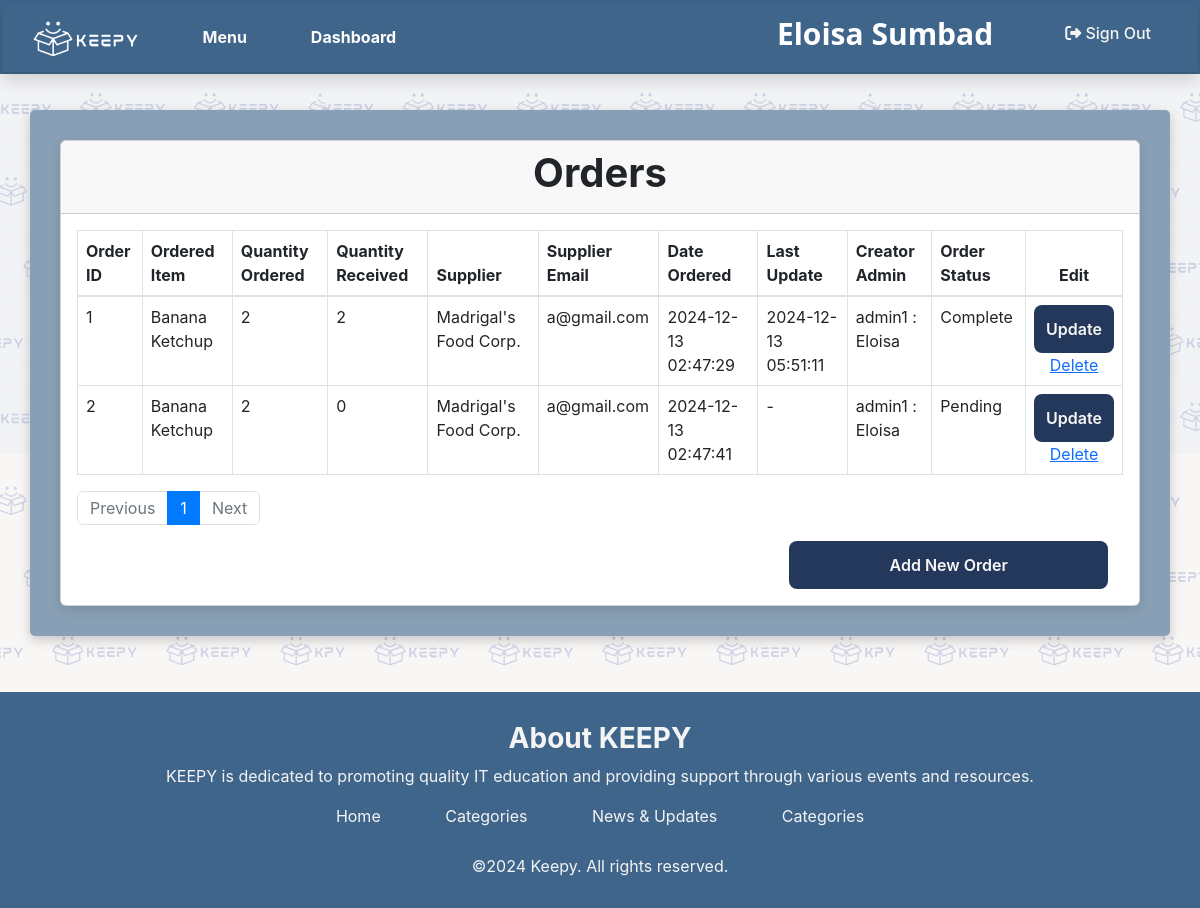
/view_order.php (signed in), run on an earlier commit of the app's database.
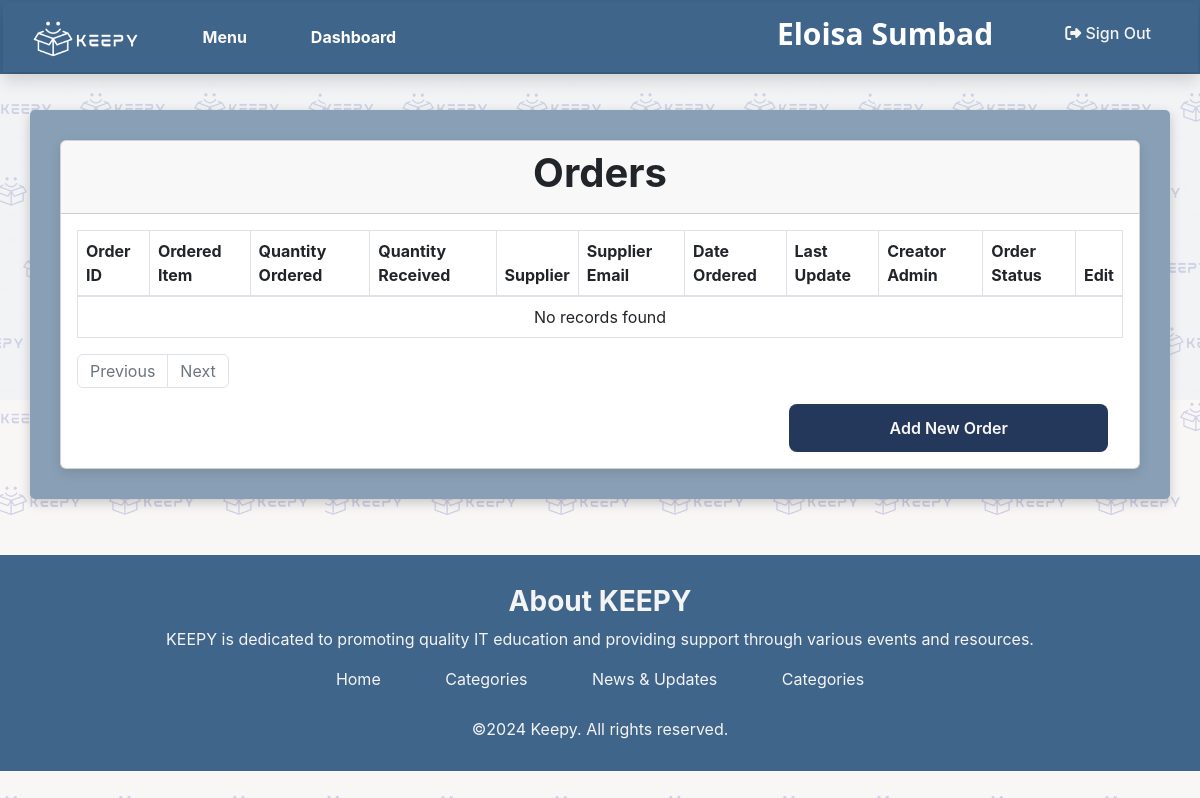
And on a later commit of the database.
### tables this page shows
CREATE TABLE `orders` (
  `order_id` int(11) NOT NULL,
  `item_id` bigint(20) UNSIGNED NOT NULL,
  `quantity_ordered` int(11) NOT NULL,
  `quantity_received` int(11) NOT NULL,
  `supplier_id` int(11) NOT NULL,
  `order_status` varchar(50) NOT NULL,
  `admin_order` bigint(20) UNSIGNED NOT NULL,
  `order_date` datetime NOT NULL,
  `last_update_date` datetime NOT NULL,
  `record_status` varchar(50) NOT NULL
);

CREATE TABLE `items` (
  `item_id` bigint(20) UNSIGNED NOT NULL,
  `item_name` varchar(255) NOT NULL,
  `item_desc` varchar(255) NOT NULL,
  `item_img` longblob NOT NULL,
  `cat_id` bigint(11) UNSIGNED NOT NULL,
  `supplier_id` int(11) NOT NULL,
  `stock` int(11) NOT NULL,
  `admin_creator` bigint(20) UNSIGNED NOT NULL,
  `date_created` date NOT NULL,
  `record_status` varchar(25) NOT NULL
);

CREATE TABLE `supplier` (
  `supplier_id` int(11) NOT NULL,
  `supplier_name` varchar(100) NOT NULL,
  `supplier_location` varchar(100) NOT NULL,
  `supplier_contact` varchar(20) NOT NULL,
  `supplier_email` varchar(100) NOT NULL,
  `admin_creator` bigint(20) UNSIGNED NOT NULL,
  `date_created` datetime NOT NULL,
  `record_status` varchar(50) NOT NULL
);

### view_order.php (the view, shortened to what the changed rows need)
<?php
include 'includes/header.php';
require "dbcon.php";
?>
<div class="admin-container">
<div class="row">
    <div class="col-md-12">
        <div class="card">
            <div class="card-header">
            <h2 style="font-family: 'Inter', sans-serif; font-size: 40px; font-weight: bold;">
                Orders
            </h2>
            </div>
            <div class="card-body">
                <table class="table table-bordered">
                    <thead>
                        <tr>
                            <th>Order ID</th>
                            <th>Ordered Item</th>
                            <th>Quantity Ordered</th>
                            <th>Quantity Received</th>
                            <th>Supplier</th>
                            <th>Supplier Email</th>
                            <th>Date Ordered</th>
                            <th>Last Update</th>
                            <th>Creator Admin</th>
                            <th>Order Status</th>
                            <th style="text-align : center">Edit</th>
                        </tr>
                    </thead>
                    <tbody>
                        <?php
                            $page = isset($_GET['page']) ? (int)$_GET['page'] : 1;
                            $page = max($page, 1);
                            [$limit, $totalPages] = pagination($con);
                            $start = ($page - 1) * $limit;
                            $categoryrecords = RetrieveAll("orders", $con, $start, $limit);
                            if (mysqli_num_rows($categoryrecords) > 0) {
                                foreach ($categoryrecords as $item) :
                        ?>
                                    <tr>
                                        <td><?=$item['order_id']?> </td>
                                        <td><?=$item['item_name']?> </td>
                                        <td><?=$item['quantity_ordered']?> </td>
                                        <td><?=$item['quantity_received']?> </td>
                                        <td><?=$item['supplier_name']?> </td>
                                        <td><?=$item['supplier_email']?> </td>
                                        <td><?=$item['order_date']?> </td>
<?php
                                        if($item['last_update_date']== "0000-00-00 00:00:00"){
                                            echo '<td> - </td>';
                                        } else {
?>
                                        <td><?=$item['last_update_date']?> </td>
<?php                                   }
                                        ?>
                                        <td><?=$item['admin_creator']?> </td>
                                        <td><?=$item['order_status']?> </td>
                                        <td>
                                             <div class="col-md-15 ms-auto me-auto" style="text-align:center">
                                                <form action="mod_order.php?ordidlabel=<?=$item['order_id']?>" method="post">
                                                    <button type="submit" name="ord-edit-btn">Update</button>
                                                    <a href="back_proc.php?delete-order=<?=$item['order_id']?>">Delete</a>
                                                </form>
                                             </div>
                                        </td>
                                    </tr>
                                <?php
                                endforeach;
                            } else {
                                ?>
                                <tr>
                                    <td colspan="15" class="text-center">No records found</td>
                                </tr>
                        <?php
                            }
                            ?>
                        </tbody>
                    </table>
                    <div>
                        <nav>
                            <ul class="pagination">
                                <?php for ($i = 1; $i <= $totalPages; $i++) : ?>
                                    <li class="page-item <?= ($page === $i) ? 'active' : ''; ?>">
                                        <a class="page-link" href="?page=<?= $i; ?>"><?= $i; ?></a>
                                    </li>
                                <?php endfor; ?>
                            </ul>
                        </nav>
                    </div>
                </div>
            </div>
</div>
<link href="https://cdn.jsdelivr.net/npm/bootstrap@5.3.0/dist/css/bootstrap.min.css" rel="stylesheet">
    </div>
<?php
function RetrieveAll($table, $con, $start, $limit)
{
    $query = "SELECT
                o.order_id,
                i.item_name,
                o.quantity_ordered,
                o.quantity_received,
                s.supplier_name,
                s.supplier_email,
                o.order_date,
                o.last_update_date,
                CONCAT('admin', o.admin_order, ' : ', a.admin_firstname) AS admin_creator,
                o.order_status ,
                o.record_status
              FROM orders o
              LEFT JOIN items i ON o.item_id=i.item_id
              LEFT JOIN supplier s ON o.supplier_id=s.supplier_id
              LEFT JOIN administrators a ON o.admin_order = a.admin_id
              WHERE o.record_status = 'Active'
              LIMIT ?, ?;";
    $stmt = $con->prepare($query);
    $stmt->bind_param("ii", $start, $limit);
    $stmt->execute();
    return $stmt->get_result();
}
function pagination($con)
{
    $limit = 10;
    $totalQuery = "SELECT COUNT(*) as total FROM orders";
    $totalResult = mysqli_fetch_assoc(mysqli_query($con, $totalQuery));
    $total = $totalResult['total'];
    $totalPages = ceil($total / $limit);
    return [$limit, $totalPages];
}
?>
    <?php
        include 'includes/footer.php';
    ?>
</div>

What changed in the data, as far as the page shows it:
removed orders: order_id "1", item.item_name "Banana Ketchup", quantity_ordered "2", quantity_received "2", supplier.supplier_name "Madrigal's Food Corp.", supplier.supplier_email "a@gmail.com", order_date "2024-12-13 02:47:29", last_update_date "2024-12-13 05:51:11", admin_creator "admin1 : Eloisa", order_status "Complete"
removed orders: order_id "2", item.item_name "Banana Ketchup", quantity_ordered "2", quantity_received "0", supplier.supplier_name "Madrigal's Food Corp.", supplier.supplier_email "a@gmail.com", order_date "2024-12-13 02:47:41", admin_creator "admin1 : Eloisa", order_status "Pending"
Also different on the page:
text now shown: "No records found"
list line gone: "1"
